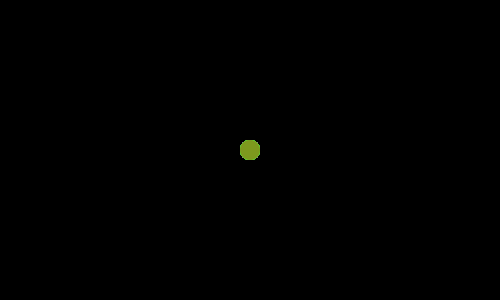
Frame 1 (no input)
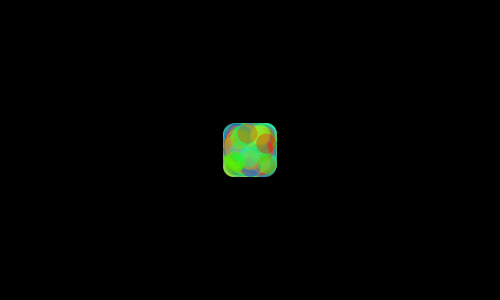
Frame 60 (the mouse pressed at the canvas centre just before this capture)
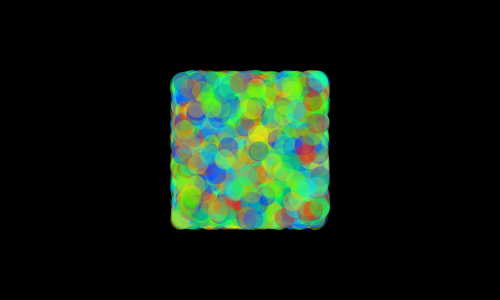
Frame 120 (the mouse held since frame 60 and released just before this capture)

The Processing sketch that drew these frames (run headless with seeded random() and noise(); from frame 60 on, the mouse is pressed at the canvas centre):

// Processing sketch: processing_81824
// ── processing_81824.pde

float xs[];
float ys[];
float xSpeeds[];
float ySpeeds[];
float xGravity[];
float yGravity[];
color colors[];
float r;
float gravity; 
int useless;

//initializing variables
void setup() {
  size(500, 300);
  colorMode(HSB, 360, 100, 100, 255);
  noStroke();

  xs =new float[5000];
  ys =new float[xs.length];
  xSpeeds =new float[xs.length];
  ySpeeds =new float[xs.length];
  xGravity =new float[xs.length];
  yGravity =new float[xs.length];
  colors = new color[xs.length];
  r = 20;


  //generating array variables using while loop
  //generating inital positions and colors of each of the 1000 circles using while loop
  int i =0;
  while (i<xs.length) {
    xs[i]=width/2;
    ys[i]=height/2;
    xSpeeds[i]=0;
    ySpeeds[i]=0;
    xGravity[i]=random(-.01, .01);
    yGravity[i]=random(-.01, .01);
    colors[i]=color(random(255), 100, 120, 90);
    i++;
  }
}


//drawing initial circles and setting inital speed
void draw() {
  background(0, 0, 0);
  for (int i=0; i<xs.length; i++) {
    fill(colors[i]);
    ellipse(xs[i], ys[i], r, r);


    xs[i]=xs[i]+xSpeeds[i]; 
    ys[i]=ys[i]+ySpeeds[i];
    xSpeeds[i]=xSpeeds[i]+xGravity[i];
    ySpeeds[i]=ySpeeds[i]+yGravity[i];

    //reverse y direction of circles when hitting upper or lower bounds of window
    if (ys[i]<0 || ys[i]>height) {
      ySpeeds[i]=ySpeeds[i]*-.85;
    }

    //reverse x direction of circles when hitting left or right bounds of window
    if (xs[i]<0 || xs[i]>width) {
      xSpeeds[i]=xSpeeds[i]*-.95;
    }
  }
}
